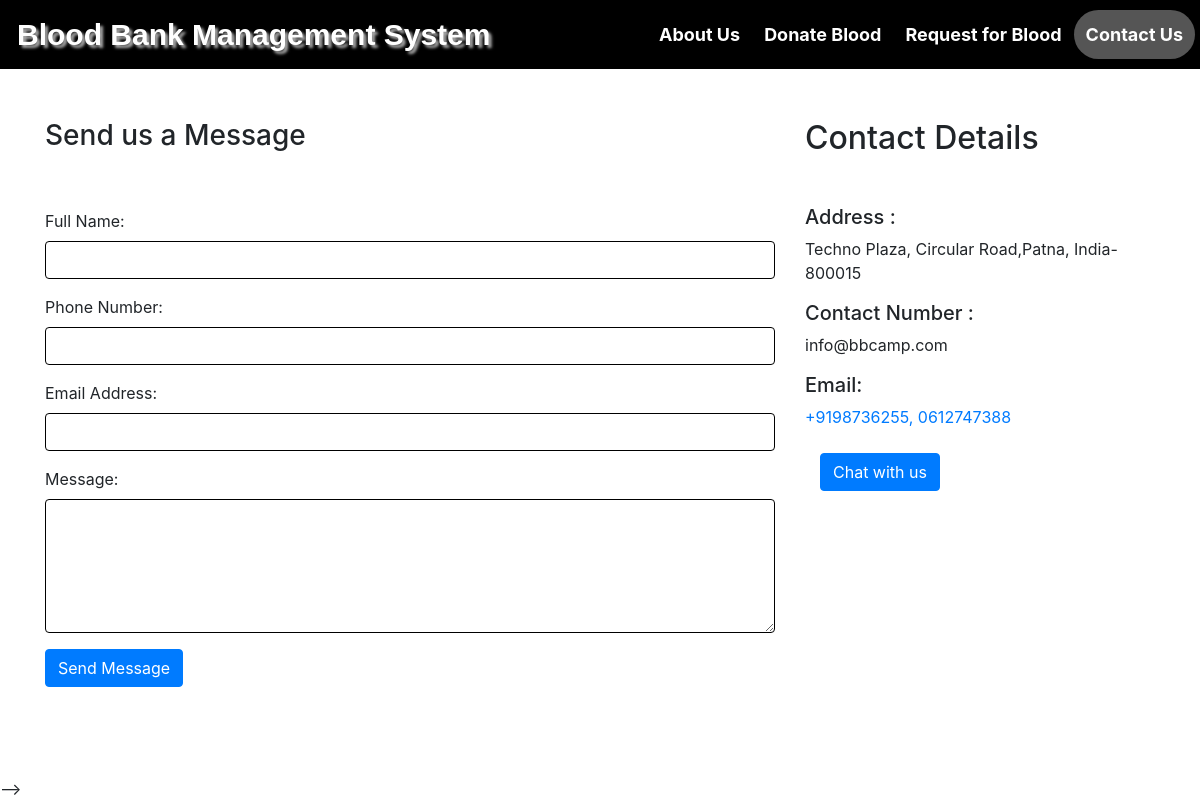
Page /contact_us.php on the committed database.
### tables this page shows
CREATE TABLE IF NOT EXISTS `contact_info` (
  `contact_id` int(11) NOT NULL AUTO_INCREMENT,
  `contact_address` varchar(100) NOT NULL,
  `contact_mail` varchar(50) NOT NULL,
  `contact_phone` varchar(100) NOT NULL,
  PRIMARY KEY (`contact_id`)
);

### contact_us.php (the view, shortened to what this page needs)
<html>
<head>
  <link rel="stylesheet" href="https://maxcdn.bootstrapcdn.com/bootstrap/4.5.2/css/bootstrap.min.css">
</head>
<body>
<?php $active ='contact';
include 'head.php'; ?>
<div id="page-container" style="margin-top:50px; position: relative;min-height: 84vh;">
  <div class="container">
  <div id="content-wrap" style="padding-bottom:50px;">
    <div class="row">
      <div class="col-lg-8 mb-4">
        <h3>Send us a Message</h3><br><br>
        <form name="sentMessage"  method="post">
            <div class="control-group form-group">
                <div class="controls">
                    <label>Full Name:</label>
                    <input type="text" style="border: 1px solid black;" class="form-control" id="name" name="fullname" required>
                </div>
            </div>
            <div class="control-group form-group">
                <div class="controls">
                    <label>Phone Number:</label>
                    <input type="tel" style="border: 1px solid black;" class="form-control" id="phone" name="contactno"  required >
                </div>
            </div>
            <div class="control-group form-group">
                <div class="controls">
                    <label>Email Address:</label>
                    <input type="email" class="form-control" style="border: 1px solid black;" id="email" name="email" required>
                </div>
            </div>
            <div class="control-group form-group">
                <div class="controls">
                    <label>Message:</label>
                    <textarea rows="5" cols="50" style="border: 1px solid black;" class="form-control" id="message" name="message" required  maxlength="999" style="resize:none"></textarea>
                </div>
            </div>
            <button type="submit" name="send"  class="btn btn-primary">Send Message</button>
        </form>
    </div>
    <div class="col-lg-4 mb-4">
        <h2>Contact Details</h2>
        <?php
          include 'conn.php';
          $sql= "select * from contact_info";
          $result=mysqli_query($conn,$sql);
          if(mysqli_num_rows($result)>0)   {
              while($row = mysqli_fetch_assoc($result)) { ?>
        <br>
        <p>
            <h5>Address :</h5><?php echo $row['contact_address']; ?>
        </p>
        <p>
            <h5>Contact Number :</h5><?php echo $row['contact_phone']; ?>
        </p>
        <p>
          <h5>  Email: </h5><a href="#"><?php echo $row['contact_mail']; ?></a><br><br>
          <div class="col-md-6">
                <a class="btn btn-primary" id="open" href="chatbot/bot.php" style="align:center; border-radius:4px; color:white">Chat with us </a>
            </div>
        </p>
        <?php }
      } ?>
    </div>
</div>
</div>
</div> -->
</body>
</html>

### head.php (style rules this page uses)
body { background-color: white; }

### rows in the picture
contact_info: contact_address "Techno Plaza, Circular Road,Patna, India-800015", contact_phone "info@bbcamp.com", contact_mail "+9198736255, 0612747388"
